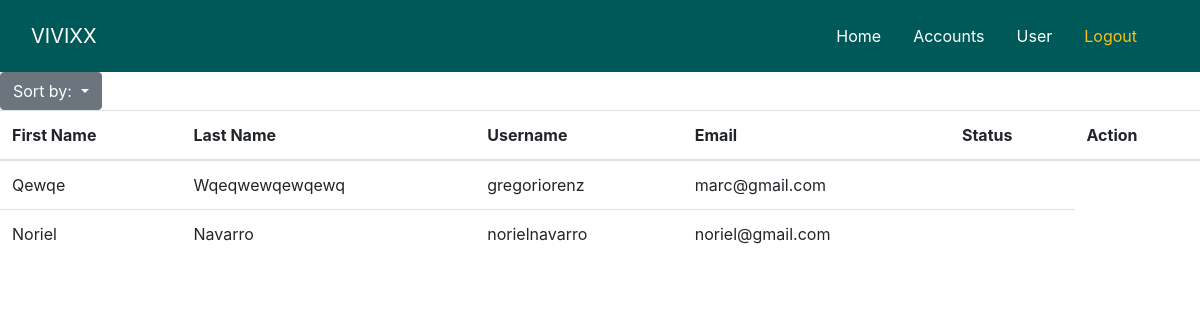
Screenshot of /admin/jonsample.php with the database file from the repository.
### tables this page shows
CREATE TABLE `user_info` (
  `username` varchar(50) NOT NULL,
  `first_name` varchar(100) NOT NULL,
  `middle_name` varchar(100) NOT NULL,
  `last_name` varchar(100) NOT NULL,
  `birthdate` date NOT NULL,
  `birth_place` varchar(45) NOT NULL,
  `contact_number` varchar(11) NOT NULL,
  `gender` enum('m','f') NOT NULL,
  `height` varchar(11) NOT NULL,
  `weight` int(3) NOT NULL,
  `blood_type` enum('o','a','b','ab') NOT NULL,
  `residential_address` varchar(100) NOT NULL,
  `residential_zip` smallint(4) NOT NULL,
  `residential_tel_no` int(7) DEFAULT NULL,
  `permanent_address` varchar(100) NOT NULL,
  `permanent_zip` smallint(4) NOT NULL,
  `permanent_tel_no` int(7) DEFAULT NULL,
  `citizenship` varchar(45) NOT NULL,
  `religion` varchar(45) NOT NULL,
  `civil_status` enum('single','married','widowed','annulled','separated','other') NOT NULL,
  `sss_no` int(11) DEFAULT NULL,
  `tin` int(11) DEFAULT NULL,
  `philhealth_no` int(11) DEFAULT NULL,
  `pagibig_id_no` int(11) DEFAULT NULL,
  UNIQUE KEY `user_id_UNIQUE` (`username`),
  CONSTRAINT `user` FOREIGN KEY (`username`) REFERENCES `user` (`username`) ON UPDATE CASCADE
);

CREATE TABLE `user` (
  `username` varchar(50) NOT NULL,
  `email` varchar(100) NOT NULL,
  `password` varchar(200) NOT NULL,
  `date_registered` date NOT NULL,
  `status` enum('enabled','disabled') NOT NULL DEFAULT 'enabled',
  `type` enum('admin','user') NOT NULL DEFAULT 'user',
  PRIMARY KEY (`username`),
  UNIQUE KEY `username_UNIQUE` (`username`),
  UNIQUE KEY `email_UNIQUE` (`email`)
);

### admin/jonsample.php (the view, shortened to what this page needs)
<?php
  include 'header.php';
  include 'sorting_account_status.php';
 ?>
<!DOCTYPE html>
<html>
    <head>
        <link rel="stylesheet" href="../style/bootstrap/bootstrap.min.css">
        <link type="text/css" rel="stylesheet" href="../style/bootstrap/bootstrap.min.css" media="screen, projection">
        <link type="text/css" rel="stylesheet" href="../style/style.css" media="screen, projection">
    </head>
    <body>
        <table class="table">
          <thead>
            <tr>
                <th>First Name</th>
                <th>Last Name</th>
                <th>Username</th>
                <th>Email</th>
                <th>Status</th>
                <th>Action</th>
            </tr>
          </thead>
            <?php
            $connect = Connect();
            $sql = "select username, email, first_name, last_name from user natural join user_info;";
            $result = mysqli_query($connect, $sql);
            if(isset($_POST["asc"])){
              $sql = "select username, email, first_name, last_name from user natural join user_info order by first_name asc;";
              $result = $connect->query($sql);
            }else if(isset($_POST["desc"])){
              $sql = "select username, email, first_name, last_name from user natural join user_info order by first_name desc;";
              $result = $connect->query($sql);
            }else if(isset($_POST["last_asc"])){
              $sql = "select username, email, first_name, last_name from user natural join user_info order by last_name asc;";
              $result = $connect->query($sql);
            }else if(isset($_POST["last_desc"])){
              $sql = "select username, email, first_name, last_name,status from user natural join user_info order by last_name desc;";
              $result = $connect->query($sql);
            }else if(isset($_POST["status_asc"])){
              $sql = "select username, email, first_name, last_name from user natural join user_info order by status asc;";
              $result = $connect->query($sql);
            }else if(isset($_POST["status_desc"])){
              $sql = "select username, email, first_name, last_name from user natural join user_info order by status desc;";
              $result = $connect->query($sql);
            }else{
              $sql = "select username, email, first_name, last_name from user natural join user_info;";
              $result = $connect->query($sql);
            }
            if($result->num_rows > 0){
                while($row = $result->fetch_assoc()){
                    echo "
                    <tr>
                    <td>" . ucwords($row["first_name"]) . "</td>
                    <td>" . ucwords($row["last_name"]) . "</td>
                    <td>" . $row["username"] . "</td>
                    <td>" . $row["email"] . "</td>";
                    echo "<td>";
				}
            }else{
                echo "database has no query";
            }
            ?>
        </table>
    </body>
</html>

### style/style.css (style rules this page uses)
body { margin: 0; }

### rows the page displays
user_info: first_name "Qewqe", last_name "Wqeqwewqewqewq", username.username "gregoriorenz", username.email "marc@gmail.com"
user_info: first_name "Noriel", last_name "Navarro", username.username "norielnavarro", username.email "noriel@gmail.com"
